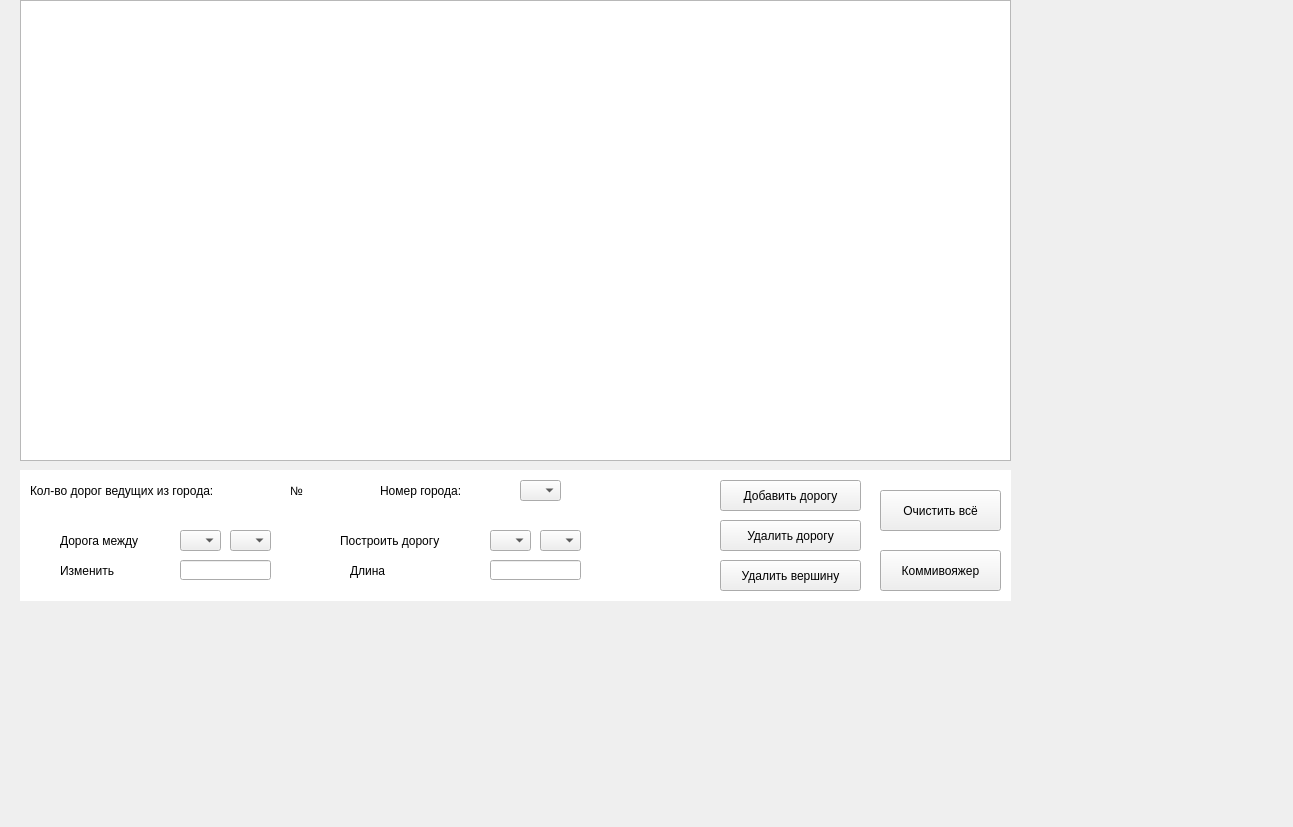
<?xml version="1.0" encoding="UTF-8"?>
<ui version="4.0">
 <class>MainWindow</class>
 <widget class="QMainWindow" name="MainWindow">
  <property name="geometry">
   <rect>
    <x>0</x>
    <y>0</y>
    <width>1293</width>
    <height>827</height>
   </rect>
  </property>
  <property name="windowTitle">
   <string>Salesman Problem</string>
  </property>
  <widget class="QWidget" name="centralwidget">
   <widget class="QGraphicsView" name="graphicsView">
    <property name="geometry">
     <rect>
      <x>20</x>
      <y>0</y>
      <width>991</width>
      <height>461</height>
     </rect>
    </property>
   </widget>
   <widget class="QLabel" name="label">
    <property name="geometry">
     <rect>
      <x>20</x>
      <y>470</y>
      <width>991</width>
      <height>131</height>
     </rect>
    </property>
    <property name="styleSheet">
     <string notr="true">background-color: rgb(255, 255, 255);</string>
    </property>
    <property name="text">
     <string/>
    </property>
   </widget>
   <widget class="QLabel" name="label_2">
    <property name="geometry">
     <rect>
      <x>380</x>
      <y>480</y>
      <width>111</width>
      <height>21</height>
     </rect>
    </property>
    <property name="styleSheet">
     <string notr="true">font: 10pt &quot;MS Shell Dlg 2&quot;;</string>
    </property>
    <property name="text">
     <string>Номер города:</string>
    </property>
   </widget>
   <widget class="QLabel" name="label_3">
    <property name="geometry">
     <rect>
      <x>30</x>
      <y>480</y>
      <width>261</width>
      <height>21</height>
     </rect>
    </property>
    <property name="styleSheet">
     <string notr="true">font: 10pt &quot;MS Shell Dlg 2&quot;;</string>
    </property>
    <property name="text">
     <string>Кол-во дорог ведущих из города:</string>
    </property>
   </widget>
   <widget class="QComboBox" name="comboBox">
    <property name="geometry">
     <rect>
      <x>520</x>
      <y>480</y>
      <width>41</width>
      <height>21</height>
     </rect>
    </property>
   </widget>
   <widget class="QLabel" name="label_4">
    <property name="geometry">
     <rect>
      <x>290</x>
      <y>480</y>
      <width>31</width>
      <height>21</height>
     </rect>
    </property>
    <property name="styleSheet">
     <string notr="true">font: 10pt &quot;MS Shell Dlg 2&quot;;</string>
    </property>
    <property name="text">
     <string>№</string>
    </property>
   </widget>
   <widget class="QPushButton" name="pushButton">
    <property name="geometry">
     <rect>
      <x>720</x>
      <y>560</y>
      <width>141</width>
      <height>31</height>
     </rect>
    </property>
    <property name="text">
     <string>Удалить вершину</string>
    </property>
   </widget>
   <widget class="QLabel" name="label_5">
    <property name="geometry">
     <rect>
      <x>60</x>
      <y>530</y>
      <width>111</width>
      <height>21</height>
     </rect>
    </property>
    <property name="styleSheet">
     <string notr="true">font: 10pt &quot;MS Shell Dlg 2&quot;;</string>
    </property>
    <property name="text">
     <string>Дорога между</string>
    </property>
   </widget>
   <widget class="QComboBox" name="comboBox_2">
    <property name="geometry">
     <rect>
      <x>180</x>
      <y>530</y>
      <width>41</width>
      <height>21</height>
     </rect>
    </property>
   </widget>
   <widget class="QComboBox" name="comboBox_3">
    <property name="geometry">
     <rect>
      <x>230</x>
      <y>530</y>
      <width>41</width>
      <height>21</height>
     </rect>
    </property>
   </widget>
   <widget class="QLabel" name="label_7">
    <property name="geometry">
     <rect>
      <x>60</x>
      <y>560</y>
      <width>91</width>
      <height>21</height>
     </rect>
    </property>
    <property name="styleSheet">
     <string notr="true">font: 10pt &quot;MS Shell Dlg 2&quot;;</string>
    </property>
    <property name="text">
     <string>Изменить</string>
    </property>
   </widget>
   <widget class="QLineEdit" name="lineEdit">
    <property name="geometry">
     <rect>
      <x>180</x>
      <y>560</y>
      <width>91</width>
      <height>20</height>
     </rect>
    </property>
   </widget>
   <widget class="QPushButton" name="pushButton_2">
    <property name="geometry">
     <rect>
      <x>720</x>
      <y>520</y>
      <width>141</width>
      <height>31</height>
     </rect>
    </property>
    <property name="text">
     <string>Удалить дорогу</string>
    </property>
   </widget>
   <widget class="QPushButton" name="pushButton_3">
    <property name="geometry">
     <rect>
      <x>880</x>
      <y>490</y>
      <width>121</width>
      <height>41</height>
     </rect>
    </property>
    <property name="text">
     <string>Очистить всё</string>
    </property>
   </widget>
   <widget class="QComboBox" name="comboBox_4">
    <property name="geometry">
     <rect>
      <x>490</x>
      <y>530</y>
      <width>41</width>
      <height>21</height>
     </rect>
    </property>
   </widget>
   <widget class="QLineEdit" name="lineEdit_2">
    <property name="geometry">
     <rect>
      <x>490</x>
      <y>560</y>
      <width>91</width>
      <height>20</height>
     </rect>
    </property>
   </widget>
   <widget class="QLabel" name="label_11">
    <property name="geometry">
     <rect>
      <x>350</x>
      <y>560</y>
      <width>61</width>
      <height>21</height>
     </rect>
    </property>
    <property name="styleSheet">
     <string notr="true">font: 10pt &quot;MS Shell Dlg 2&quot;;</string>
    </property>
    <property name="text">
     <string>Длина</string>
    </property>
   </widget>
   <widget class="QLabel" name="label_12">
    <property name="geometry">
     <rect>
      <x>340</x>
      <y>530</y>
      <width>141</width>
      <height>21</height>
     </rect>
    </property>
    <property name="styleSheet">
     <string notr="true">font: 10pt &quot;MS Shell Dlg 2&quot;;</string>
    </property>
    <property name="text">
     <string>Построить дорогу</string>
    </property>
   </widget>
   <widget class="QComboBox" name="comboBox_5">
    <property name="geometry">
     <rect>
      <x>540</x>
      <y>530</y>
      <width>41</width>
      <height>21</height>
     </rect>
    </property>
   </widget>
   <widget class="QPushButton" name="pushButton_4">
    <property name="geometry">
     <rect>
      <x>720</x>
      <y>480</y>
      <width>141</width>
      <height>31</height>
     </rect>
    </property>
    <property name="text">
     <string>Добавить дорогу</string>
    </property>
   </widget>
   <widget class="QPushButton" name="pushButton_5">
    <property name="geometry">
     <rect>
      <x>880</x>
      <y>550</y>
      <width>121</width>
      <height>41</height>
     </rect>
    </property>
    <property name="text">
     <string>Коммивояжер</string>
    </property>
   </widget>
  </widget>
  <widget class="QMenuBar" name="menubar">
   <property name="geometry">
    <rect>
     <x>0</x>
     <y>0</y>
     <width>1293</width>
     <height>26</height>
    </rect>
   </property>
  </widget>
 </widget>
 <resources/>
 <connections/>
</ui>
